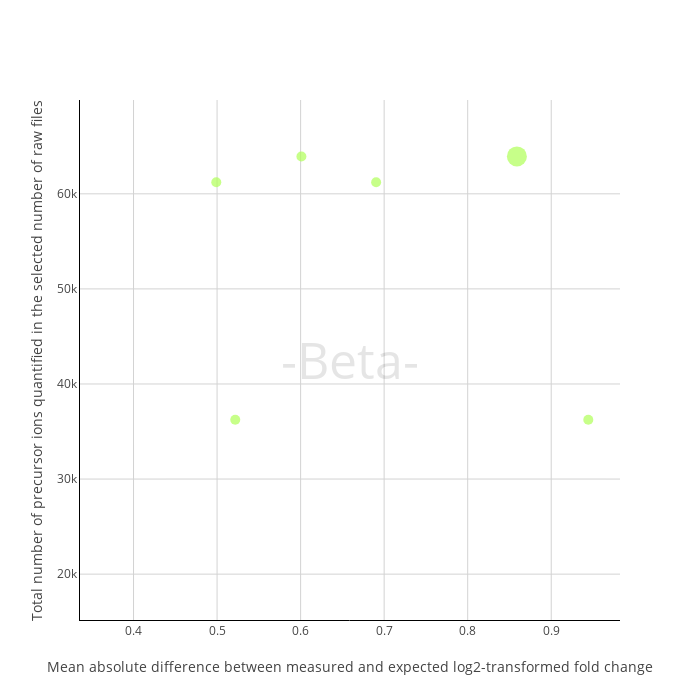

Notebook cell for this chart:
### Code cell
plot, results_msaid = plot_performance_metrics(file_paths_msaid)
plot

### Figure 1 — Plotly figure (JSON) as saved in the notebook; plotly's stock layout.template omitted (floating-point values rounded to 4 significant figures)
{"data": [{"hovertext": ["ProteoBench ID: MSAID_20241122_131000<br>Software tool: MSAID <br>Comment (private submission): ", "ProteoBench ID: MSAID_20241122_131011<br>Software tool: MSAID <br>Comment (private submission): ", "ProteoBench ID: MSAID_20241122_131022<br>Software tool: MSAID <br>Comment (private submission): ", "ProteoBench ID: MSAID_20241122_131032<br>Software tool: MSAID <br>Comment (private submission): ", "ProteoBench ID: MSAID_20241122_131044<br>Software tool: MSAID <br>Comment (private submission): ", "ProteoBench ID: MSAID_20241122_131055<br>Software tool: MSAID <br>Comment (private submission): "], "marker": {"color": ["#afff57", "#afff57", "#afff57", "#afff57", "#afff57", "#afff57"], "showscale": false, "size": [10, 10, 10, 10, 10, 20]}, "mode": "markers", "name": "MSAID", "type": "scatter", "x": [0.5218, 0.4991, 0.6904, 0.9443, 0.6009, 0.8589], "y": [36237, 61211, 61211, 36237, 63932, 63932]}], "layout": {"annotations": [{"font": {"color": "rgba(0,0,0,0.1)", "size": 50}, "showarrow": false, "text": "-Beta-", "x": 0.5, "xref": "paper", "y": 0.5, "yref": "paper"}], "clickmode": "event+select", "height": 700, "width": 700, "xaxis": {"gridcolor": "lightgray", "gridwidth": 1, "linecolor": "black", "range": [0.3359, 0.9823], "showgrid": true, "title": {"text": "Mean absolute difference between measured and expected log2-transformed fold change"}}, "yaxis": {"gridcolor": "lightgray", "gridwidth": 1, "linecolor": "black", "range": [15176, 69868], "showgrid": true, "title": {"text": "Total number of precursor ions quantified in the selected number of raw files"}}}}
